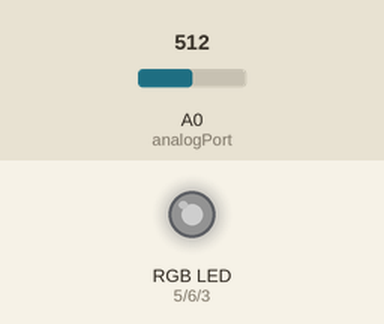
This sketch was run on a simulated Arduino Uno, built with avr-gcc and run on an emulated ATmega328P. On the bench: an RGB LED mixed from three pins (HIGH = lit). The test bench sets the inputs (shaded band); at power-on: A0 (analogPort) = 512. Dim RGB values are drawn brighter than linear; random numbers use the default seed unless the sketch sets one.

Above: at 1.2 s.
1.3 s: A0 (analogPort) set to 0
At 4.49 s:
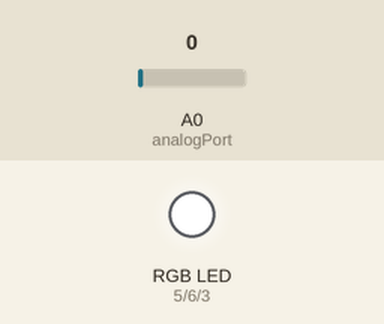
7.3 s: A0 (analogPort) set to 110
At 7.68 s:
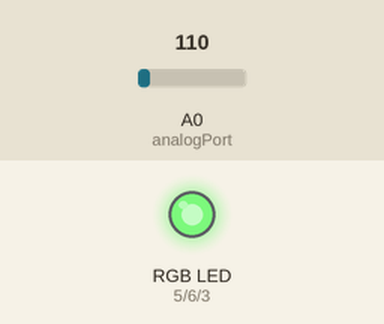
10.3 s: A0 (analogPort) set to 0
At 12.12 s:
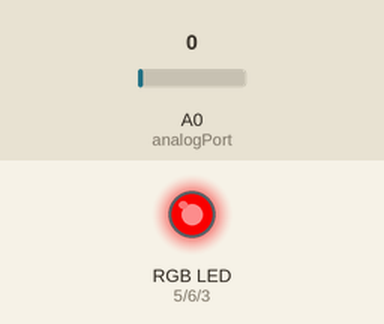
13.3 s: A0 (analogPort) set to 900
Timing chart, 0 to 31.8 s (numbered marks = the images above; inputs shaded):
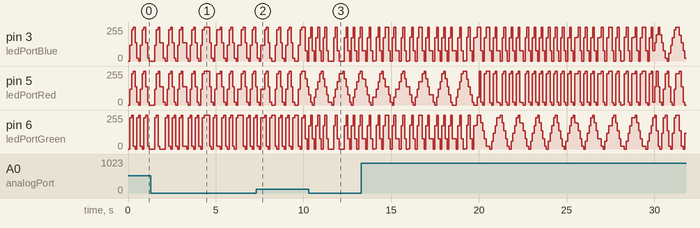

The sketch:

example4_analog_potentiometer.ino
```cpp
#define analogPort 0
#define ledPortBlue 3
#define ledPortRed 5
#define ledPortGreen 6
int powerGreen, powerRed, powerBlue;
int speedGreen, speedRed, speedBlue;
int valGreen, valRed, valBlue;
unsigned long timer1 = 0, timer2 = 0, timer3 = 0;
int const minPwr = 0;
int const maxPwr = 10000;

void setup() {
  Serial.begin(9600);
  speedGreen = random( 1, 5 );
  speedBlue =  random( 1, 5 );
  speedRed =  random( 1, 5 );
  valGreen = 0;
  valRed = 0;
  valBlue = 0;
  powerGreen = 0;
  powerRed = 0;
  powerBlue = 0;
}

void loop() {
  int posit;
  if ( millis( ) - timer1 > 10 ){
    timer1 = millis( );
    posit = analogRead(analogPort);
    posit = map( posit, 0, 1023, 0, 20 );
    //Serial.println( powerBlue );
  }
  if ( millis( ) - timer3 > 10000 ){
    timer3 = millis( );
    speedGreen = random( 1, 5 );
    speedBlue =  random( 1, 5 );
    speedRed =  random( 1, 5 );
  }
  if ( millis( ) - timer2 > 100 ){
    timer2 = millis( );
    addVal( valGreen, speedGreen, posit );
    addVal( valRed, speedRed, posit );
    addVal( valBlue, speedBlue, posit  );
    mapPwr( valGreen, powerGreen );
    mapPwr( valRed, powerRed );
    mapPwr( valBlue, powerBlue );
    analogWrite(ledPortBlue, powerBlue);
    analogWrite(ledPortGreen, powerGreen);
    analogWrite(ledPortRed, powerRed);

  }
}

void addVal(int& curPwr, int& speedV, int posit){
  int curSpeed = speedV * posit;
  if ( curPwr + curSpeed <= minPwr ){
    curPwr = minPwr;
    speedV = - speedV;
    return;
  }
  if ( curPwr + curSpeed >= maxPwr ){
    curPwr = maxPwr;
    speedV = - speedV;
    return;
  }
  curPwr += curSpeed;
}

void mapPwr( int& curPwr, int& powerV ){
  powerV = map( curPwr, minPwr, maxPwr, 0, 255 );
  powerV = constrain( powerV, 0, 255 );
}
```
